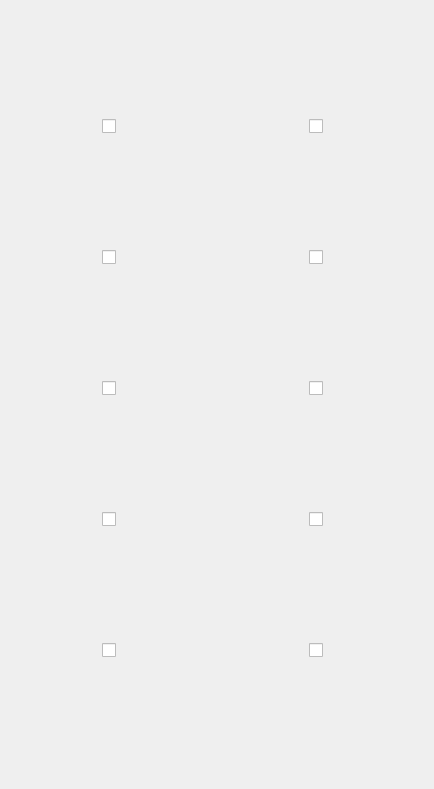
    <widget class="QWidget" name="tab">
     <attribute name="title">
      <string>Ресурсы</string>
     </attribute>
     <widget class="QFrame" name="Into_Frame_Item_6">
      <property name="geometry">
       <rect>
        <x>0</x>
        <y>0</y>
        <width>425</width>
        <height>780</height>
       </rect>
      </property>
      <layout class="QGridLayout" name="gridLayout_8">
       <item row="3" column="1" alignment="Qt::AlignHCenter">
        <widget class="QCheckBox" name="CheckBox_Res_D_3">
         <property name="font">
          <font>
           <pointsize>8</pointsize>
          </font>
         </property>
         <property name="text">
          <string/>
         </property>
         <property name="icon">
          <iconset>
           <normaloff>Pictures/Bloodoak Planks.png</normaloff>Pictures/Bloodoak Planks.png</iconset>
         </property>
         <property name="iconSize">
          <size>
           <width>100</width>
           <height>100</height>
          </size>
         </property>
         <property name="checkable">
          <bool>true</bool>
         </property>
        </widget>
       </item>
       <item row="1" column="1" alignment="Qt::AlignHCenter">
        <widget class="QCheckBox" name="CheckBox_Res_D_2">
         <property name="font">
          <font>
           <pointsize>8</pointsize>
          </font>
         </property>
         <property name="text">
          <string/>
         </property>
         <property name="icon">
          <iconset>
           <normaloff>Pictures/Lavish Cloth.png</normaloff>Pictures/Lavish Cloth.png</iconset>
         </property>
         <property name="iconSize">
          <size>
           <width>100</width>
           <height>100</height>
          </size>
         </property>
         <property name="checkable">
          <bool>true</bool>
         </property>
        </widget>
       </item>
       <item row="5" column="0" alignment="Qt::AlignHCenter">
        <widget class="QCheckBox" name="CheckBox_Res_4">
         <property name="font">
          <font>
           <pointsize>8</pointsize>
          </font>
         </property>
         <property name="text">
          <string/>
         </property>
         <property name="icon">
          <iconset>
           <normaloff>Pictures/Robust Hide.png</normaloff>Pictures/Robust Hide.png</iconset>
         </property>
         <property name="iconSize">
          <size>
           <width>100</width>
           <height>100</height>
          </size>
         </property>
         <property name="checkable">
          <bool>true</bool>
         </property>
        </widget>
       </item>
       <item row="3" column="0" alignment="Qt::AlignHCenter">
        <widget class="QCheckBox" name="CheckBox_Res_3">
         <property name="font">
          <font>
           <pointsize>8</pointsize>
          </font>
         </property>
         <property name="text">
          <string/>
         </property>
         <property name="icon">
          <iconset>
           <normaloff>Pictures/Bloodoak Logs.png</normaloff>Pictures/Bloodoak Logs.png</iconset>
         </property>
         <property name="iconSize">
          <size>
           <width>100</width>
           <height>100</height>
          </size>
         </property>
         <property name="checkable">
          <bool>true</bool>
         </property>
        </widget>
       </item>
       <item row="1" column="0" alignment="Qt::AlignHCenter">
        <widget class="QCheckBox" name="CheckBox_Res_2">
         <property name="font">
          <font>
           <pointsize>8</pointsize>
          </font>
         </property>
         <property name="text">
          <string/>
         </property>
         <property name="icon">
          <iconset>
           <normaloff>Pictures/Amberleaf Cotton.png</normaloff>Pictures/Amberleaf Cotton.png</iconset>
         </property>
         <property name="iconSize">
          <size>
           <width>100</width>
           <height>100</height>
          </size>
         </property>
         <property name="checkable">
          <bool>true</bool>
         </property>
        </widget>
       </item>
       <item row="0" column="1" alignment="Qt::AlignHCenter">
        <widget class="QCheckBox" name="CheckBox_Res_D_1">
         <property name="font">
          <font>
           <pointsize>8</pointsize>
          </font>
         </property>
         <property name="text">
          <string/>
         </property>
         <property name="icon">
          <iconset>
           <normaloff>Pictures/Runite Steel Bar.png</normaloff>Pictures/Runite Steel Bar.png</iconset>
         </property>
         <property name="iconSize">
          <size>
           <width>100</width>
           <height>100</height>
          </size>
         </property>
         <property name="checkable">
          <bool>true</bool>
         </property>
        </widget>
       </item>
       <item row="6" column="0" alignment="Qt::AlignHCenter">
        <widget class="QCheckBox" name="CheckBox_Res_5">
         <property name="font">
          <font>
           <pointsize>8</pointsize>
          </font>
         </property>
         <property name="text">
          <string/>
         </property>
         <property name="icon">
          <iconset>
           <normaloff>Pictures/Slate.png</normaloff>Pictures/Slate.png</iconset>
         </property>
         <property name="iconSize">
          <size>
           <width>100</width>
           <height>100</height>
          </size>
         </property>
         <property name="checkable">
          <bool>true</bool>
         </property>
        </widget>
       </item>
       <item row="0" column="0" alignment="Qt::AlignHCenter">
        <widget class="QCheckBox" name="CheckBox_Res_1">
         <property name="font">
          <font>
           <pointsize>8</pointsize>
          </font>
         </property>
         <property name="text">
          <string/>
         </property>
         <property name="icon">
          <iconset>
           <normaloff>Pictures/Runite Ore.png</normaloff>Pictures/Runite Ore.png</iconset>
         </property>
         <property name="iconSize">
          <size>
           <width>100</width>
           <height>100</height>
          </size>
         </property>
         <property name="checkable">
          <bool>true</bool>
         </property>
        </widget>
       </item>
       <item row="5" column="1" alignment="Qt::AlignHCenter">
        <widget class="QCheckBox" name="CheckBox_Res_D_4">
         <property name="font">
          <font>
           <pointsize>8</pointsize>
          </font>
         </property>
         <property name="text">
          <string/>
         </property>
         <property name="icon">
          <iconset>
           <normaloff>Pictures/Hardened Leather.png</normaloff>Pictures/Hardened Leather.png</iconset>
         </property>
         <property name="iconSize">
          <size>
           <width>100</width>
           <height>100</height>
          </size>
         </property>
         <property name="checkable">
          <bool>true</bool>
         </property>
        </widget>
       </item>
       <item row="6" column="1" alignment="Qt::AlignHCenter">
        <widget class="QCheckBox" name="CheckBox_Res_D_5">
         <property name="font">
          <font>
           <pointsize>8</pointsize>
          </font>
         </property>
         <property name="text">
          <string/>
         </property>
         <property name="icon">
          <iconset>
           <normaloff>Pictures/Slate Block.png</normaloff>Pictures/Slate Block.png</iconset>
         </property>
         <property name="iconSize">
          <size>
           <width>100</width>
           <height>100</height>
          </size>
         </property>
         <property name="checkable">
          <bool>true</bool>
         </property>
        </widget>
       </item>
      </layout>
     </widget>
    </widget>
